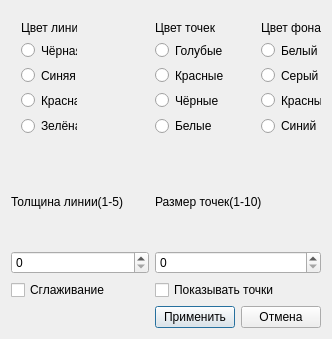
<?xml version="1.0" encoding="UTF-8"?>
<ui version="4.0">
 <class>viewSetting</class>
 <widget class="QDialog" name="viewSetting">
  <property name="windowModality">
   <enum>Qt::WindowModal</enum>
  </property>
  <property name="geometry">
   <rect>
    <x>0</x>
    <y>0</y>
    <width>332</width>
    <height>339</height>
   </rect>
  </property>
  <property name="windowTitle">
   <string>Dialog</string>
  </property>
  <layout class="QGridLayout" name="gridLayout">
   <item row="1" column="0" colspan="2">
    <layout class="QVBoxLayout" name="verticalLayout_4">
     <item>
      <widget class="QLabel" name="label_2">
       <property name="text">
        <string>Толщина линии(1-5)</string>
       </property>
      </widget>
     </item>
     <item>
      <widget class="QSpinBox" name="size_spinBox"/>
     </item>
     <item>
      <widget class="QCheckBox" name="antialiasing_acheckBox">
       <property name="text">
        <string>Сглаживание</string>
       </property>
      </widget>
     </item>
    </layout>
   </item>
   <item row="1" column="2" colspan="2">
    <layout class="QVBoxLayout" name="verticalLayout_5">
     <item>
      <widget class="QLabel" name="label_5">
       <property name="text">
        <string>Размер точек(1-10)</string>
       </property>
      </widget>
     </item>
     <item>
      <widget class="QSpinBox" name="pointsSize_spinBox"/>
     </item>
     <item>
      <widget class="QCheckBox" name="viewPoints_checkBox">
       <property name="text">
        <string>Показывать точки</string>
       </property>
      </widget>
     </item>
    </layout>
   </item>
   <item row="0" column="3">
    <widget class="QWidget" name="widget_2" native="true">
     <widget class="QWidget" name="layoutWidget">
      <property name="geometry">
       <rect>
        <x>20</x>
        <y>10</y>
        <width>71</width>
        <height>115</height>
       </rect>
      </property>
      <layout class="QVBoxLayout" name="verticalLayout_2">
       <item>
        <widget class="QLabel" name="label_3">
         <property name="text">
          <string>Цвет фона</string>
         </property>
        </widget>
       </item>
       <item>
        <widget class="QRadioButton" name="whiteBackgroundRadioButton">
         <property name="text">
          <string>Белый</string>
         </property>
        </widget>
       </item>
       <item>
        <widget class="QRadioButton" name="greyBackgroundRadioButton">
         <property name="text">
          <string>Серый</string>
         </property>
        </widget>
       </item>
       <item>
        <widget class="QRadioButton" name="redBackgroundRadioButton">
         <property name="text">
          <string>Красный</string>
         </property>
        </widget>
       </item>
       <item>
        <widget class="QRadioButton" name="blueBackgroundRadioButton">
         <property name="text">
          <string>Синий</string>
         </property>
        </widget>
       </item>
      </layout>
     </widget>
    </widget>
   </item>
   <item row="0" column="0">
    <widget class="QWidget" name="widget" native="true">
     <widget class="QWidget" name="layoutWidget">
      <property name="geometry">
       <rect>
        <x>10</x>
        <y>10</y>
        <width>69</width>
        <height>115</height>
       </rect>
      </property>
      <layout class="QVBoxLayout" name="verticalLayout_3">
       <item>
        <widget class="QLabel" name="label">
         <property name="text">
          <string>Цвет линии</string>
         </property>
        </widget>
       </item>
       <item>
        <widget class="QRadioButton" name="dark_radioButton">
         <property name="text">
          <string>Чёрная</string>
         </property>
        </widget>
       </item>
       <item>
        <widget class="QRadioButton" name="blue_radioButton">
         <property name="text">
          <string>Синяя</string>
         </property>
        </widget>
       </item>
       <item>
        <widget class="QRadioButton" name="red_radioButton">
         <property name="text">
          <string>Красная</string>
         </property>
        </widget>
       </item>
       <item>
        <widget class="QRadioButton" name="green_radioButton">
         <property name="text">
          <string>Зелёная</string>
         </property>
        </widget>
       </item>
      </layout>
     </widget>
    </widget>
   </item>
   <item row="2" column="2" colspan="2">
    <layout class="QHBoxLayout" name="horizontalLayout">
     <item>
      <widget class="QPushButton" name="apply">
       <property name="text">
        <string>Применить</string>
       </property>
      </widget>
     </item>
     <item>
      <widget class="QPushButton" name="cancel">
       <property name="text">
        <string>Отмена</string>
       </property>
      </widget>
     </item>
    </layout>
   </item>
   <item row="0" column="2">
    <widget class="QWidget" name="widget_3" native="true">
     <widget class="QWidget" name="layoutWidget">
      <property name="geometry">
       <rect>
        <x>0</x>
        <y>10</y>
        <width>71</width>
        <height>115</height>
       </rect>
      </property>
      <layout class="QVBoxLayout" name="verticalLayout">
       <item>
        <widget class="QLabel" name="label_4">
         <property name="text">
          <string>Цвет точек</string>
         </property>
        </widget>
       </item>
       <item>
        <widget class="QRadioButton" name="bluePoints_radioButton">
         <property name="text">
          <string>Голубые</string>
         </property>
        </widget>
       </item>
       <item>
        <widget class="QRadioButton" name="redPoints_radioButton">
         <property name="text">
          <string>Красные</string>
         </property>
        </widget>
       </item>
       <item>
        <widget class="QRadioButton" name="darkPoints_radioButton">
         <property name="text">
          <string>Чёрные</string>
         </property>
        </widget>
       </item>
       <item>
        <widget class="QRadioButton" name="whitePoints_radioButton">
         <property name="text">
          <string>Белые</string>
         </property>
        </widget>
       </item>
      </layout>
     </widget>
    </widget>
   </item>
  </layout>
 </widget>
 <resources/>
 <connections/>
</ui>
